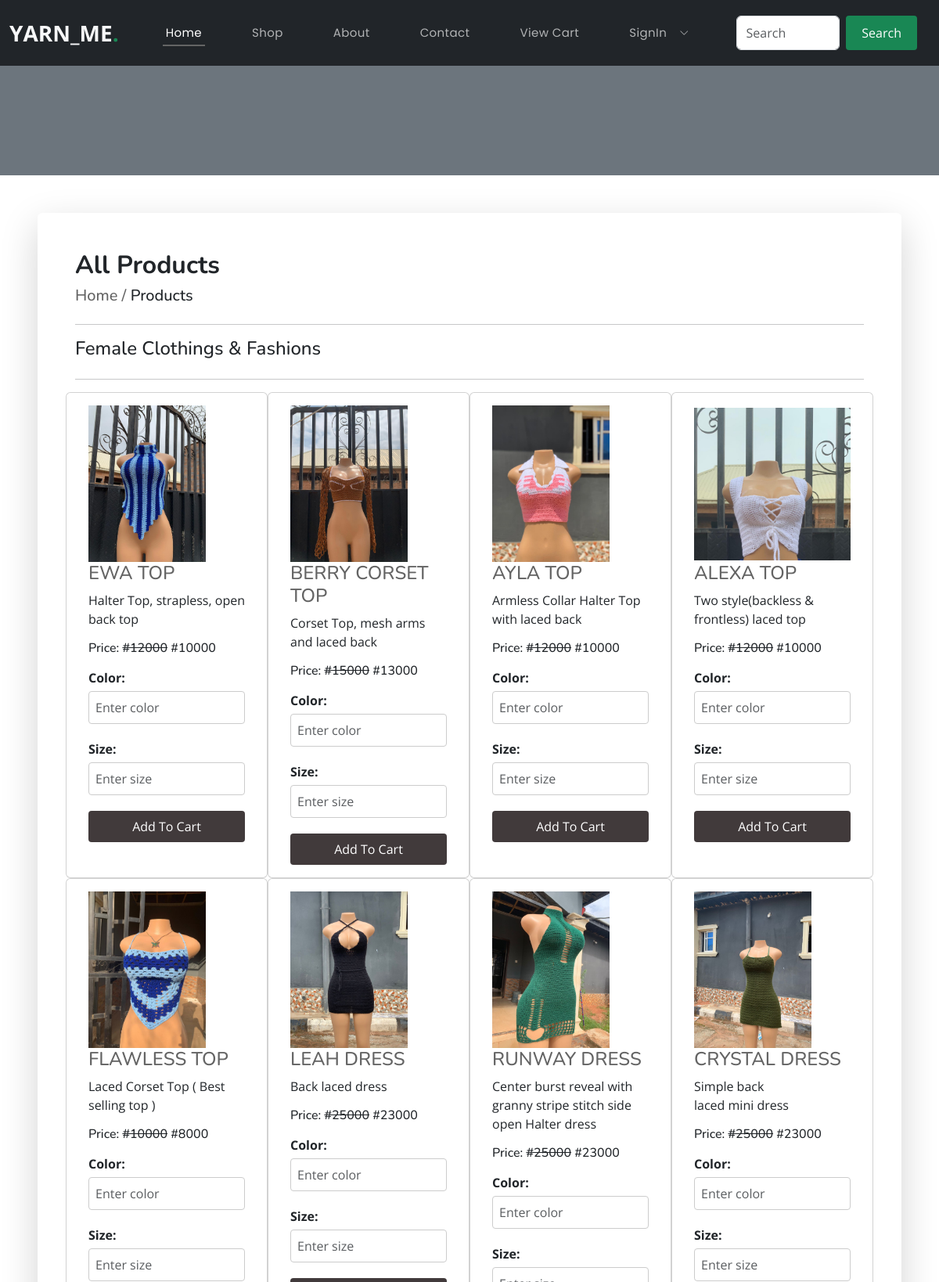
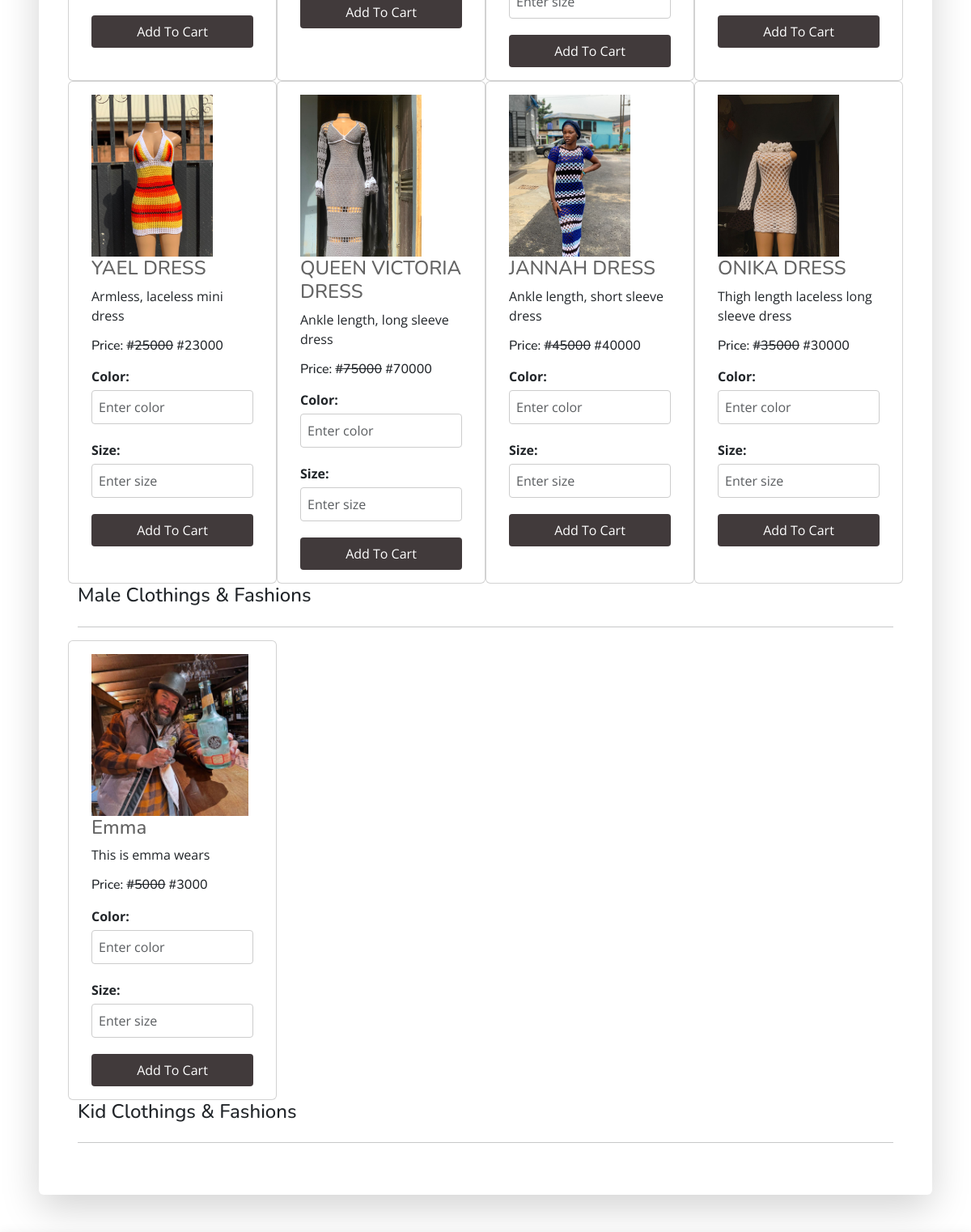
The page /shops/ (upper part) on the database its author committed (2 pictures, top to bottom).
### ecommerceapp/models.py (models this page shows, shortened)
class Category(models.Model):
    title = models.CharField(max_length=200)
    slug = models. SlugField(unique=True)

class Product(models.Model):
    VARIANT_CHOICES = (
        ('None', 'None'),
        ('Size', 'Size'),
        ('Color', 'Color'),
        ('Size-Color', 'Size-Color'),
    )
    title = models.CharField(max_length=200)
    slug = models.SlugField(unique=True)
    category = models.ForeignKey(Category, on_delete=models.CASCADE)
    image = models.ImageField(upload_to="products/")
    marked_price = models.PositiveIntegerField()
    selling_price = models.PositiveIntegerField()
    description = models.TextField()
    view_count = models.PositiveIntegerField(default=0)
    variant = models.CharField(max_length=20, choices=VARIANT_CHOICES, default='None')

### ecommerceapp/views.py (the view)
# urls.py: path("shops/", ShopsView.as_view(), name="shops"),
class ShopsView(EcomMixin, TemplateView):
    template_name = "shops.html"
    def get_context_data(self, **kwargs):
        context = super().get_context_data(**kwargs)
        context['allcategories'] = Category.objects.all()
        context['products'] = Product.objects.select_related('color', 'size').all()
        return context

### ecommerceapp/views.py (called while the page is built, shortened)
    def dispatch(self, request, *args, **kwargs):
        cart_id = request.session.get("cart_id")
        return super().dispatch(request, *args, **kwargs)

### templates/shops.html (shortened to what this page needs)
{% extends "base.html" %}
{% block body %}
<section class="bg-secondary" style="height: 200px;">
</section>
<div class="card shadow-lg border-0 m-5 p-5">
    <h2 class="fw-bold">All Products</h2>
    <a href="/" class="text-decoration-none"><h5>Home / </a> Products</h5><hr>
    {% for cat in allcategories %}
    <h4 class="fw-medium">{{ cat.title }}</h4><hr>
    <div class="row">
        {% for p in cat.product_set.all %}
        <div class="col-md-3 card">
            <div class="card-body">
                <img src="{{ p.image.url }}" alt="" class="img-fluid" style="height: 200px; object-fit: contain;">
                <h4><a href="{% url 'ecommerceapp:productdetail' p.slug %}">{{ p.title }}</a></h4>
                <p class="card-text">{{ p.description }}</p>
                <h6 class="card-title mb-3">Price: <strike>#{{ p.marked_price }}</strike> #{{ p.selling_price }}</h6>
                <form action="{% url 'ecommerceapp:addtocart' p.id %}" method="GET">
                    {% if p.variant == 'Size-Color' or p.variant == 'Color' %}
                    <div class="form-group">
                        <label for="color">Color:</label>
                        <input type="text" name="color" id="color" class="form-control" placeholder="Enter color">
                    </div>
                    {% endif %}
                    {% if p.variant == 'Size-Color' or p.variant == 'Size' %}
                    <div class="form-group">
                        <label for="size">Size:</label>
                        <input type="text" name="size" id="size" class="form-control" placeholder="Enter size">
                    </div>
                    {% endif %}
                    <button type="submit" class="btn btn-secondary w-100 py-2">Add To Cart</button>
                </form>
            </div>
        </div>
        {% endfor %}
    </div>
    {% endfor %}
</div>
{% endblock body %}

### static/assets/css/style.css (style rules this page uses)
body { font-family: "Open Sans", sans-serif; color: #444444; }
a { color: #646464; text-decoration: none; }
h1, h2, h3, h4, h5, h6 { font-family: "Nunito", sans-serif; }
section { padding: 60px 0; }

### static/css/index.css (style rules this page uses)
.form-group { margin-bottom: 20px; }
label { display: block; font-weight: bold; margin-bottom: 5px; }
input[type="email"], input[type="tel"], input[type="text"] { width: 100%; padding: 8px; border: 1px solid #ccc; border-radius: 4px; }
button[type="submit"] { background-color: rgba(45, 37, 38, 0.9); color: white; padding: 10px 20px; border: none; border-radius: 4px; cursor: pointer; }

### rows shown on the page
Category: title "Female Clothings & Fashions"
Product: image (picture), title "EWA TOP", description "Halter Top, strapless, open back top", marked_price "12000", selling_price "10000"
Product: image (picture), title "BERRY CORSET TOP", description "Corset Top, mesh arms and laced back", marked_price "15000", selling_price "13000"
Product: image (picture), title "AYLA TOP", description "Armless Collar Halter Top with laced back", marked_price "12000", selling_price "10000"
Product: image (picture), title "ALEXA TOP", description "Two style(backless & frontless) laced top", marked_price "12000", selling_price "10000"
Product: image (picture), title "FLAWLESS TOP", description "Laced Corset Top ( Best selling top )", marked_price "10000", selling_price "8000"
Product: image (picture), title "LEAH DRESS", description "Back laced dress", marked_price "25000", selling_price "23000"
Product: image (picture), title "RUNWAY DRESS", description "Center burst reveal with granny stripe stitch side open Halter dress", marked_price "25000", selling_price "23000"
Product: image (picture), title "CRYSTAL DRESS", description "Simple back laced mini dress", marked_price "25000", selling_price "23000"
Product: image (picture), title "YAEL DRESS", description "Armless, laceless mini dress", marked_price "25000", selling_price "23000"
Product: image (picture), title "QUEEN VICTORIA DRESS", description "Ankle length, long sleeve dress", marked_price "75000", selling_price "70000"
Product: image (picture), title "JANNAH DRESS", description "Ankle length, short sleeve dress", marked_price "45000", selling_price "40000"
Product: image (picture), title "ONIKA DRESS", description "Thigh length laceless long sleeve dress", marked_price "35000", selling_price "30000"
Category: title "Male Clothings & Fashions"
Product: image (picture), title "Emma", description "This is emma wears", marked_price "5000", selling_price "3000"
Category: title "Kid Clothings & Fashions"
